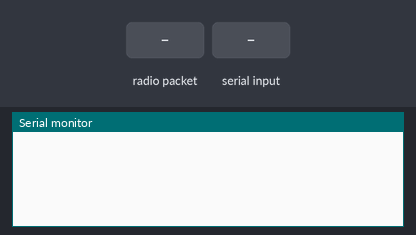
The sketch below on a simulated Arduino Uno, built with avr-gcc and run on an emulated ATmega328P. Parts: the last lines printed to the serial monitor. The inputs (shaded band) are chosen by the test bench. No radio packets arrive unless stated.

Above: at 1.4 s.
1.5 s: radio packet "#IMGS" arrives
At 2.7 s:
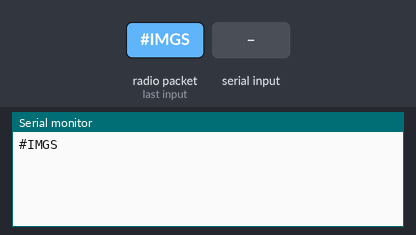
3.0 s: "#TIMG" received over Serial
At 4.9 s:
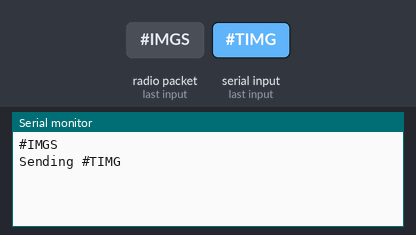
5.5 s: radio packet "#IMGE" arrives
At 5.8 s:
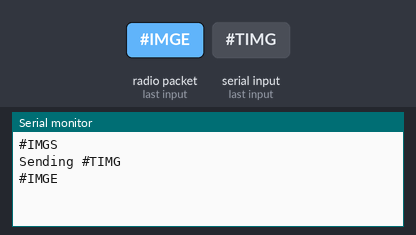
7.0 s: radio packet "#TIMG" arrives
At 8.2 s:
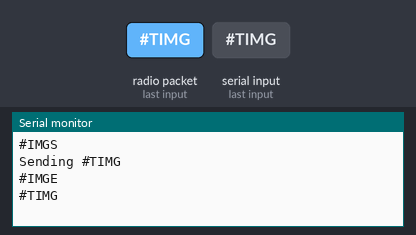
8.5 s: radio packet "1" arrives
At 9.3 s:
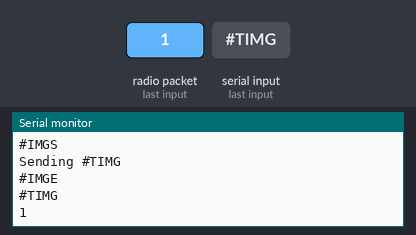

Measured:
- after the input at 1.5 s, the serial monitor: prints a new line at once (image 1)
- after the input at 3.0 s, the serial monitor: prints a new line after 1.0 s (image 2)
- after the input at 5.5 s, the serial monitor: prints a new line at once (image 3)
- after the input at 7.0 s, the serial monitor: prints a new line at once (image 4)
- after the input at 8.5 s, the serial monitor: prints a new line at once (image 5)

The sketch:

rfm69-recv.ino
```cpp
#include <SPI.h>
#include <RH_RF69.h>

#define RF69_FREQ 434.0
#define RFM69_INT     3  //
#define RFM69_CS      4  //
#define RFM69_RST     2  //


// Singleton instance of the radio driver
RH_RF69 rf69(RFM69_CS, RFM69_INT);


void setup()
{

    pinMode(RFM69_RST, OUTPUT);

    digitalWrite (RFM69_RST, HIGH);
    delay (100);
    digitalWrite (RFM69_RST, LOW);
    delay (100);

    Serial.println("LoRa Daughter Board (RFM69) - Transceiver");
    Serial.println();
    if (!rf69.init()) {
        Serial.println("init failed");
    }

    // Defaults after init are 434.0MHz, modulation GFSK_Rb250Fd250, +13dbM (for low power module)
    // No encryption
    if (!rf69.setFrequency(RF69_FREQ))
    Serial.println("setFrequency failed");

    rf69.setTxPower(20, true);

    // The encryption key has to be the same as the one in the client
    uint8_t key[] = { 0x01, 0x02, 0x03, 0x04, 0x05, 0x06, 0x07, 0x08,
                    0x01, 0x02, 0x03, 0x04, 0x05, 0x06, 0x07, 0x08};
    rf69.setEncryptionKey(key);

    Serial.println("RFM69 Initialization Success!");

    //Serial.print("RFM69 Frequency: ");  Serial.print((int)RF69_FREQ);  Serial.println(" MHz");
    Serial.begin(9600);
}

bool inImageMode = false;

void receive() {
  if (rf69.available()) {
    uint8_t buf[RH_RF69_MAX_MESSAGE_LEN];
    uint8_t len = sizeof(buf);
    if (rf69.recv(buf, &len)) {
      // Convert received data to String for marker checking
      String receivedStr = String((char*)buf);
      receivedStr = receivedStr.substring(0, len);

      // Check for start marker
      if (receivedStr.indexOf("#IMGS") != -1) {
        inImageMode = true;
        Serial.println(receivedStr); // Print the marker as chars
        return;
      }

      // Check for end marker
      if (receivedStr.indexOf("#IMGE") != -1) {
        inImageMode = false;
        Serial.println(receivedStr); // Print the marker as chars
        return;
      }

      // Print data based on mode
      if (inImageMode) {
        // Print as hex during image transmission
        for (uint8_t i = 0; i < len; i++) {
          if (buf[i] < 0x10) Serial.write('0');
          Serial.print(buf[i], HEX);
        }
        Serial.println();
      } else {
        // Print as chars for normal operation
        Serial.write(buf, len);
        Serial.println();
      }
    }
  }
}

void sendMarker(const char* marker) {
    if (rf69.send((uint8_t*) marker, strlen(marker))) {
        Serial.print("Sending "); Serial.println(marker);
    }
}

void loop() {
    if (Serial.available()) {
        String received = Serial.readString();
        received.trim();
        if (received == "#TIMG") {
            sendMarker("#TIMG");
            delay(1000);
        }
    }
  receive();

}
```
